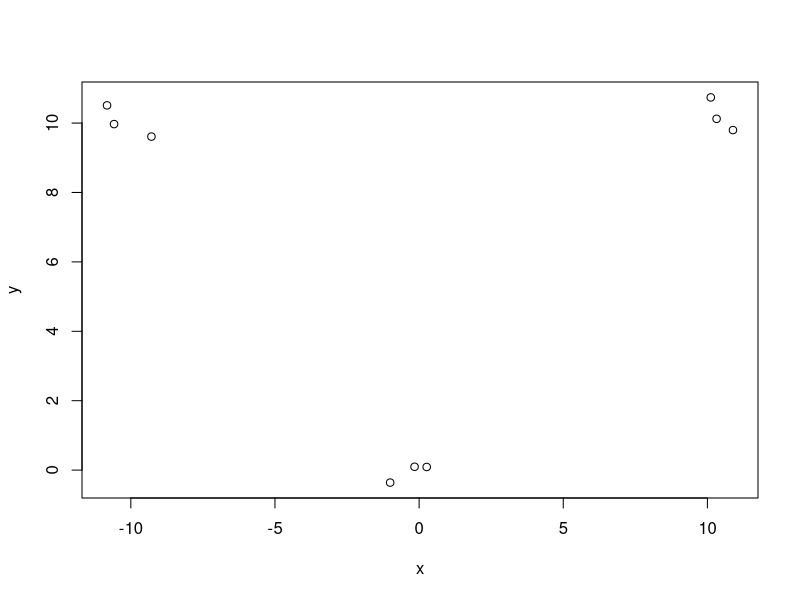

Write R code to recreate this figure.
library(dplyr)
library(zeallot)

set.seed(100)

c(n1,n2,n3) %<-% c(3,3,3)
c(x1_mu,x2_mu,x3_mu) %<-% c(0,10,-10)
c(y1_mu,y2_mu,y3_mu) %<-% c(0,10,10)
c(x1_sd,x2_sd,x3_sd) %<-% c(2,1,1)
c(y1_sd,y2_sd,y3_sd) %<-% c(1,1,1)

x <- c(rnorm(n1,x1_mu,x1_sd), rnorm(n2,x2_mu,x2_sd), rnorm(n3,x3_mu,x3_sd))
y <- c(rnorm(n1,y1_mu,y1_sd), rnorm(n2,y2_mu,y3_sd), rnorm(n3,y3_mu,y3_sd))
plot(x,y)

n <- n1+n2+n3
data <- data.frame(id=1:n,x,y)

kmeans_model <- stats::kmeans(data,3)

distance <- function(x_i,y_i,x_j,y_j){
  sqrt((x_i-x_j)^2 + (y_i-y_j)^2)
}
distance(0,0,1,1)

expand.grid(i=1:n,j=1:n) %>% 
  dplyr::mutate(x_i = x[i], y_i = y[i], c_i = kmeans_model$cluster[i],
                x_j = x[j], y_j = y[j], c_j = kmeans_model$cluster[j],
                d_ij = distance(x_i,y_i,x_j,y_j)) %>% 
  dplyr::group_by(j,c_i) %>% 
  dplyr::mutate(n=n(),
                sum_d_ij = sum(d_ij),
                same_c = c_i == c_j,
                n=n()) %>% 
  dplyr::ungroup() %>% 
  dplyr::group_by(j) %>% 
  dplyr::mutate(a_j = sum_d_ij[same_c]/(n-1),
                b_j = min(sum_d_ij[!same_c])/n )
